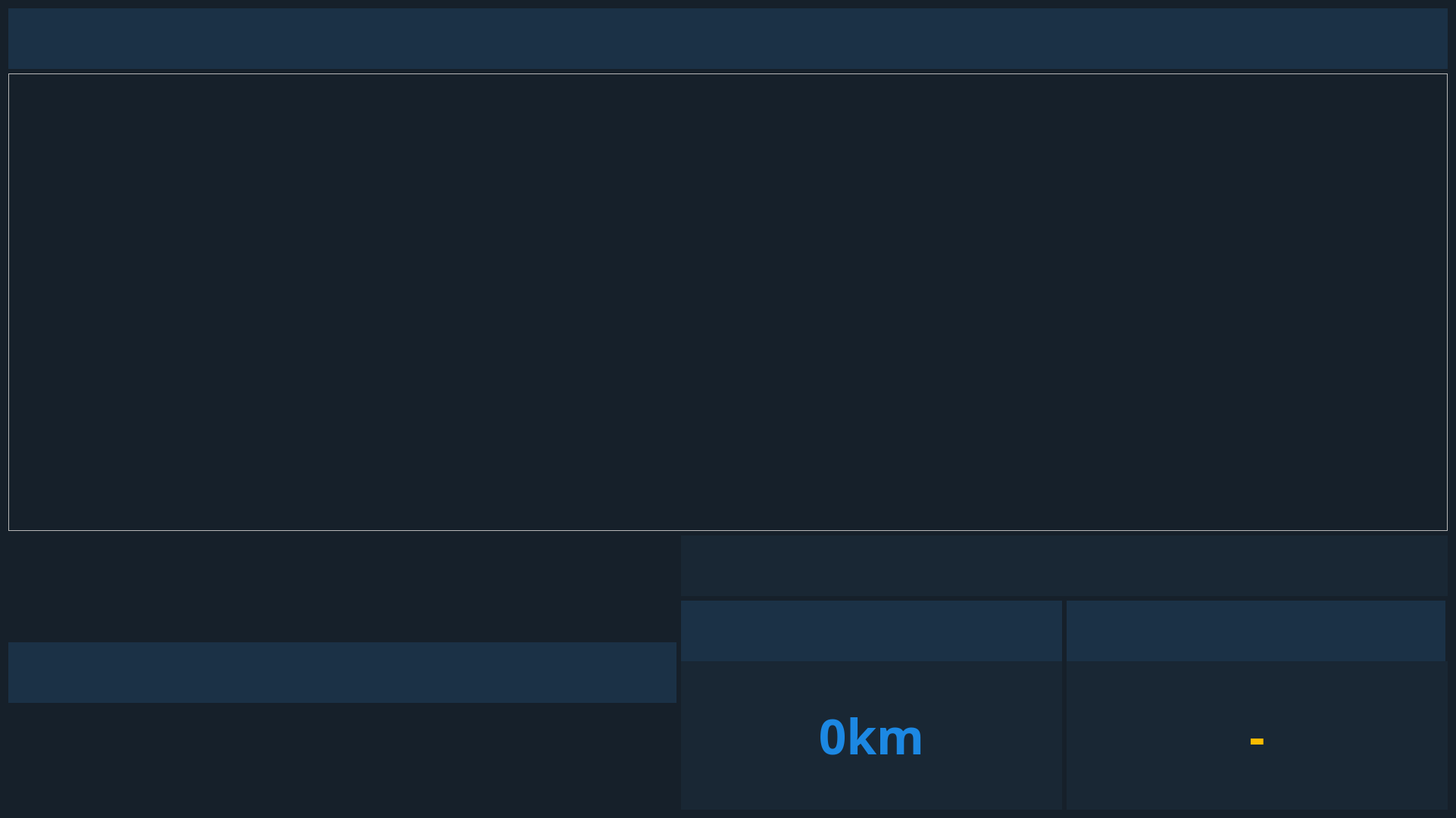
<?xml version="1.0" encoding="UTF-8"?>
<ui version="4.0">
 <class>js06_1920</class>
 <widget class="QWidget" name="js06_1920">
  <property name="geometry">
   <rect>
    <x>0</x>
    <y>0</y>
    <width>1920</width>
    <height>1080</height>
   </rect>
  </property>
  <property name="windowTitle">
   <string>ST01</string>
  </property>
  <property name="styleSheet">
   <string notr="true">#js06_1920
{
	background-color:rgb(22,32,42);
}</string>
  </property>
  <layout class="QGridLayout" name="gridLayout" rowstretch="1,5,3" rowminimumheight="1,5,3">
   <item row="0" column="0">
    <layout class="QHBoxLayout" name="horizontalLayout_4">
     <property name="spacing">
      <number>0</number>
     </property>
     <item>
      <widget class="QLabel" name="title_label">
       <property name="enabled">
        <bool>true</bool>
       </property>
       <property name="sizePolicy">
        <sizepolicy hsizetype="Preferred" vsizetype="Fixed">
         <horstretch>0</horstretch>
         <verstretch>80</verstretch>
        </sizepolicy>
       </property>
       <property name="minimumSize">
        <size>
         <width>0</width>
         <height>80</height>
        </size>
       </property>
       <property name="font">
        <font>
         <family>FrutigerNeue1450W04-Regular</family>
         <pointsize>32</pointsize>
         <weight>50</weight>
         <bold>false</bold>
        </font>
       </property>
       <property name="styleSheet">
        <string notr="true">#title_label
{
	background-color:rgb(27,49,70);
	color:rgb(28,136,227);
}</string>
       </property>
       <property name="text">
        <string/>
       </property>
       <property name="pixmap">
        <pixmap>icon/st_company_product_name_logo.png</pixmap>
       </property>
       <property name="alignment">
        <set>Qt::AlignLeading|Qt::AlignLeft|Qt::AlignVCenter</set>
       </property>
      </widget>
     </item>
     <item>
      <widget class="QPushButton" name="download_button">
       <property name="minimumSize">
        <size>
         <width>80</width>
         <height>80</height>
        </size>
       </property>
       <property name="maximumSize">
        <size>
         <width>80</width>
         <height>80</height>
        </size>
       </property>
       <property name="styleSheet">
        <string notr="true">
#download_button
{
	background-image: url(./ui/icon/download.png);
	background-color:rgb(27,49,70);
	border:0px;
	background-repeat: no-repeat
}
#download_button:pressed
{
	background-image: url(./ui/icon/download_on.png);
	background-color:rgb(27,49,70);
	background-repeat: no-repeat
}
#download_button:hover
{
	background-image: url(./ui/icon/download_on.png);
	background-color:rgb(27,49,70);
	background-repeat: no-repeat
}</string>
       </property>
       <property name="text">
        <string/>
       </property>
      </widget>
     </item>
     <item>
      <widget class="QPushButton" name="settings_button">
       <property name="sizePolicy">
        <sizepolicy hsizetype="Fixed" vsizetype="Fixed">
         <horstretch>0</horstretch>
         <verstretch>0</verstretch>
        </sizepolicy>
       </property>
       <property name="minimumSize">
        <size>
         <width>80</width>
         <height>80</height>
        </size>
       </property>
       <property name="focusPolicy">
        <enum>Qt::NoFocus</enum>
       </property>
       <property name="styleSheet">
        <string notr="true">
#settings_button
{
	background-image: url(./ui/icon/settings.png);
	background-color:rgb(27,49,70);
	border:0px;
	background-repeat: no-repeat
}
#settings_button:pressed
{
	background-image: url(./ui/icon/settings_on.png);
	background-color:rgb(27,49,70);
	background-repeat: no-repeat
}
#settings_button:hover
{
	background-image: url(./ui/icon/settings_on.png);
	background-color:rgb(27,49,70);
	background-repeat: no-repeat
}</string>
       </property>
       <property name="text">
        <string/>
       </property>
       <property name="autoDefault">
        <bool>true</bool>
       </property>
       <property name="default">
        <bool>false</bool>
       </property>
       <property name="flat">
        <bool>true</bool>
       </property>
      </widget>
     </item>
    </layout>
   </item>
   <item row="1" column="0">
    <layout class="QVBoxLayout" name="verticalLayout">
     <property name="sizeConstraint">
      <enum>QLayout::SetDefaultConstraint</enum>
     </property>
     <item>
      <widget class="QFrame" name="video_frame">
       <property name="enabled">
        <bool>true</bool>
       </property>
       <property name="sizePolicy">
        <sizepolicy hsizetype="Expanding" vsizetype="Expanding">
         <horstretch>0</horstretch>
         <verstretch>0</verstretch>
        </sizepolicy>
       </property>
       <property name="minimumSize">
        <size>
         <width>1900</width>
         <height>600</height>
        </size>
       </property>
       <property name="maximumSize">
        <size>
         <width>16777215</width>
         <height>16777215</height>
        </size>
       </property>
       <property name="frameShape">
        <enum>QFrame::StyledPanel</enum>
       </property>
       <property name="frameShadow">
        <enum>QFrame::Raised</enum>
       </property>
      </widget>
     </item>
    </layout>
   </item>
   <item row="2" column="0">
    <layout class="QHBoxLayout" name="horizontalLayout" stretch="5,1">
     <property name="spacing">
      <number>6</number>
     </property>
     <property name="sizeConstraint">
      <enum>QLayout::SetDefaultConstraint</enum>
     </property>
     <item>
      <layout class="QVBoxLayout" name="verticalLayout_2">
       <property name="spacing">
        <number>0</number>
       </property>
       <property name="sizeConstraint">
        <enum>QLayout::SetDefaultConstraint</enum>
       </property>
       <item>
        <widget class="QLabel" name="visibility_label">
         <property name="sizePolicy">
          <sizepolicy hsizetype="Preferred" vsizetype="Minimum">
           <horstretch>0</horstretch>
           <verstretch>0</verstretch>
          </sizepolicy>
         </property>
         <property name="minimumSize">
          <size>
           <width>400</width>
           <height>80</height>
          </size>
         </property>
         <property name="maximumSize">
          <size>
           <width>16777215</width>
           <height>80</height>
          </size>
         </property>
         <property name="font">
          <font>
           <family>FrutigerNeue1450W04-Regular</family>
           <pointsize>32</pointsize>
           <weight>50</weight>
           <bold>false</bold>
          </font>
         </property>
         <property name="styleSheet">
          <string notr="true">#visibility_label
{
	background-color:rgb(27,49,70);
	color:rgb(255,255,255);
}</string>
         </property>
         <property name="text">
          <string/>
         </property>
         <property name="pixmap">
          <pixmap>icon/time_series_name.png</pixmap>
         </property>
         <property name="alignment">
          <set>Qt::AlignLeading|Qt::AlignLeft|Qt::AlignVCenter</set>
         </property>
        </widget>
       </item>
       <item>
        <layout class="QVBoxLayout" name="web_verticalLayout">
         <property name="spacing">
          <number>0</number>
         </property>
         <property name="sizeConstraint">
          <enum>QLayout::SetFixedSize</enum>
         </property>
        </layout>
       </item>
      </layout>
     </item>
     <item>
      <layout class="QVBoxLayout" name="verticalLayout_6">
       <property name="spacing">
        <number>6</number>
       </property>
       <item>
        <widget class="QLabel" name="real_time_label">
         <property name="sizePolicy">
          <sizepolicy hsizetype="Preferred" vsizetype="Preferred">
           <horstretch>0</horstretch>
           <verstretch>0</verstretch>
          </sizepolicy>
         </property>
         <property name="minimumSize">
          <size>
           <width>1012</width>
           <height>80</height>
          </size>
         </property>
         <property name="maximumSize">
          <size>
           <width>16777215</width>
           <height>80</height>
          </size>
         </property>
         <property name="font">
          <font>
           <family>NanumGothic</family>
           <pointsize>28</pointsize>
           <weight>50</weight>
           <bold>false</bold>
          </font>
         </property>
         <property name="styleSheet">
          <string notr="true">#real_time_label
{
	background-color:rgb(25,39,52);
	color:rgb(220,220,220);

}
</string>
         </property>
         <property name="text">
          <string/>
         </property>
         <property name="pixmap">
          <pixmap>icon/clock.png</pixmap>
         </property>
         <property name="alignment">
          <set>Qt::AlignCenter</set>
         </property>
        </widget>
       </item>
       <item>
        <layout class="QHBoxLayout" name="horizontalLayout_2">
         <property name="spacing">
          <number>6</number>
         </property>
         <item>
          <layout class="QVBoxLayout" name="verticalLayout_3">
           <property name="spacing">
            <number>0</number>
           </property>
           <property name="sizeConstraint">
            <enum>QLayout::SetDefaultConstraint</enum>
           </property>
           <item>
            <widget class="QLabel" name="c_vis_title_label">
             <property name="sizePolicy">
              <sizepolicy hsizetype="Preferred" vsizetype="Preferred">
               <horstretch>0</horstretch>
               <verstretch>0</verstretch>
              </sizepolicy>
             </property>
             <property name="minimumSize">
              <size>
               <width>500</width>
               <height>80</height>
              </size>
             </property>
             <property name="maximumSize">
              <size>
               <width>16777215</width>
               <height>80</height>
              </size>
             </property>
             <property name="font">
              <font>
               <family>FrutigerNeue1450W04-Regular</family>
               <pointsize>25</pointsize>
               <weight>50</weight>
               <bold>false</bold>
              </font>
             </property>
             <property name="styleSheet">
              <string notr="true">#c_vis_title_label
{
	background-color:rgb(27,49,70);
	color:rgb(220,220,220);
}</string>
             </property>
             <property name="text">
              <string/>
             </property>
             <property name="pixmap">
              <pixmap>icon/visibility_name.png</pixmap>
             </property>
             <property name="alignment">
              <set>Qt::AlignLeading|Qt::AlignLeft|Qt::AlignVCenter</set>
             </property>
            </widget>
           </item>
           <item>
            <widget class="QLabel" name="c_vis_label">
             <property name="sizePolicy">
              <sizepolicy hsizetype="Preferred" vsizetype="Preferred">
               <horstretch>0</horstretch>
               <verstretch>0</verstretch>
              </sizepolicy>
             </property>
             <property name="minimumSize">
              <size>
               <width>500</width>
               <height>192</height>
              </size>
             </property>
             <property name="maximumSize">
              <size>
               <width>16777215</width>
               <height>16777215</height>
              </size>
             </property>
             <property name="font">
              <font>
               <family>NanumGothic</family>
               <pointsize>48</pointsize>
               <weight>75</weight>
               <bold>true</bold>
              </font>
             </property>
             <property name="contextMenuPolicy">
              <enum>Qt::PreventContextMenu</enum>
             </property>
             <property name="styleSheet">
              <string notr="true">#c_vis_label
{
	background-color:rgb(25,39,52);
	color:rgb(28,136,227);
}
</string>
             </property>
             <property name="text">
              <string>0km</string>
             </property>
             <property name="alignment">
              <set>Qt::AlignCenter</set>
             </property>
            </widget>
           </item>
          </layout>
         </item>
         <item>
          <layout class="QVBoxLayout" name="verticalLayout_4">
           <property name="spacing">
            <number>0</number>
           </property>
           <property name="sizeConstraint">
            <enum>QLayout::SetDefaultConstraint</enum>
           </property>
           <item>
            <widget class="QLabel" name="c_pm_title_label">
             <property name="sizePolicy">
              <sizepolicy hsizetype="Fixed" vsizetype="Maximum">
               <horstretch>0</horstretch>
               <verstretch>0</verstretch>
              </sizepolicy>
             </property>
             <property name="minimumSize">
              <size>
               <width>500</width>
               <height>80</height>
              </size>
             </property>
             <property name="maximumSize">
              <size>
               <width>16777215</width>
               <height>80</height>
              </size>
             </property>
             <property name="font">
              <font>
               <family>FrutigerNeue1450W04-Regular</family>
               <pointsize>25</pointsize>
               <weight>50</weight>
               <bold>false</bold>
              </font>
             </property>
             <property name="styleSheet">
              <string notr="true">#c_pm_title_label
{
	background-color:rgb(27,49,70);
	color:rgb(220,220,220);
}</string>
             </property>
             <property name="text">
              <string/>
             </property>
             <property name="pixmap">
              <pixmap>icon/lens_name.png</pixmap>
             </property>
             <property name="alignment">
              <set>Qt::AlignLeading|Qt::AlignLeft|Qt::AlignVCenter</set>
             </property>
            </widget>
           </item>
           <item>
            <widget class="QLabel" name="c_pm_label">
             <property name="sizePolicy">
              <sizepolicy hsizetype="Preferred" vsizetype="Preferred">
               <horstretch>0</horstretch>
               <verstretch>0</verstretch>
              </sizepolicy>
             </property>
             <property name="minimumSize">
              <size>
               <width>500</width>
               <height>192</height>
              </size>
             </property>
             <property name="maximumSize">
              <size>
               <width>16777215</width>
               <height>16777215</height>
              </size>
             </property>
             <property name="font">
              <font>
               <family>NanumGothic</family>
               <pointsize>48</pointsize>
               <weight>75</weight>
               <bold>true</bold>
              </font>
             </property>
             <property name="contextMenuPolicy">
              <enum>Qt::PreventContextMenu</enum>
             </property>
             <property name="styleSheet">
              <string notr="true">#c_pm_label

{
	background-color:rgb(25,39,52);
	color:rgb(250,187,0);
}
</string>
             </property>
             <property name="text">
              <string>-</string>
             </property>
             <property name="alignment">
              <set>Qt::AlignCenter</set>
             </property>
            </widget>
           </item>
          </layout>
         </item>
        </layout>
       </item>
      </layout>
     </item>
    </layout>
   </item>
  </layout>
 </widget>
 <resources/>
 <connections/>
</ui>
